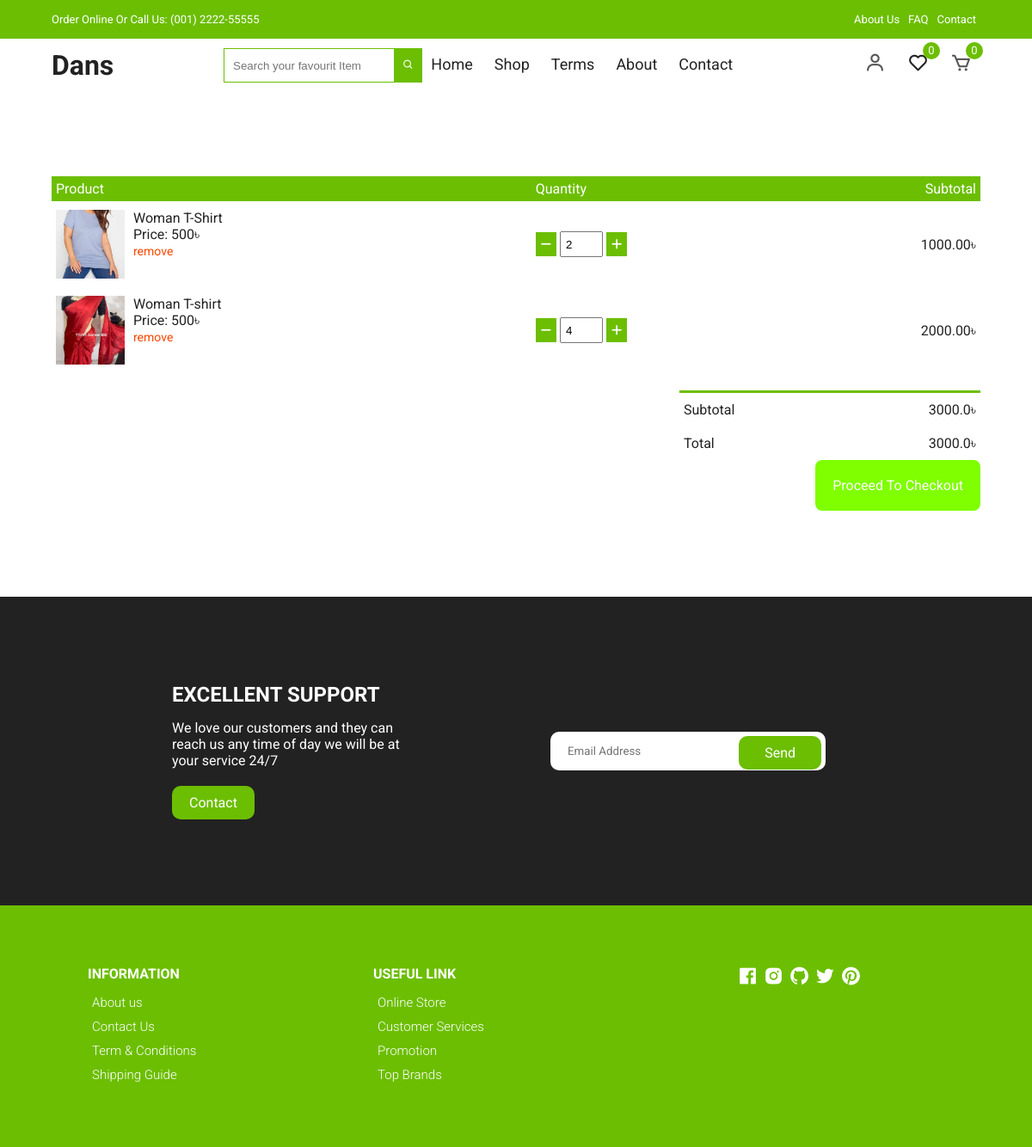
/product-cart-view/ (signed in), run on an earlier commit of the app's database.
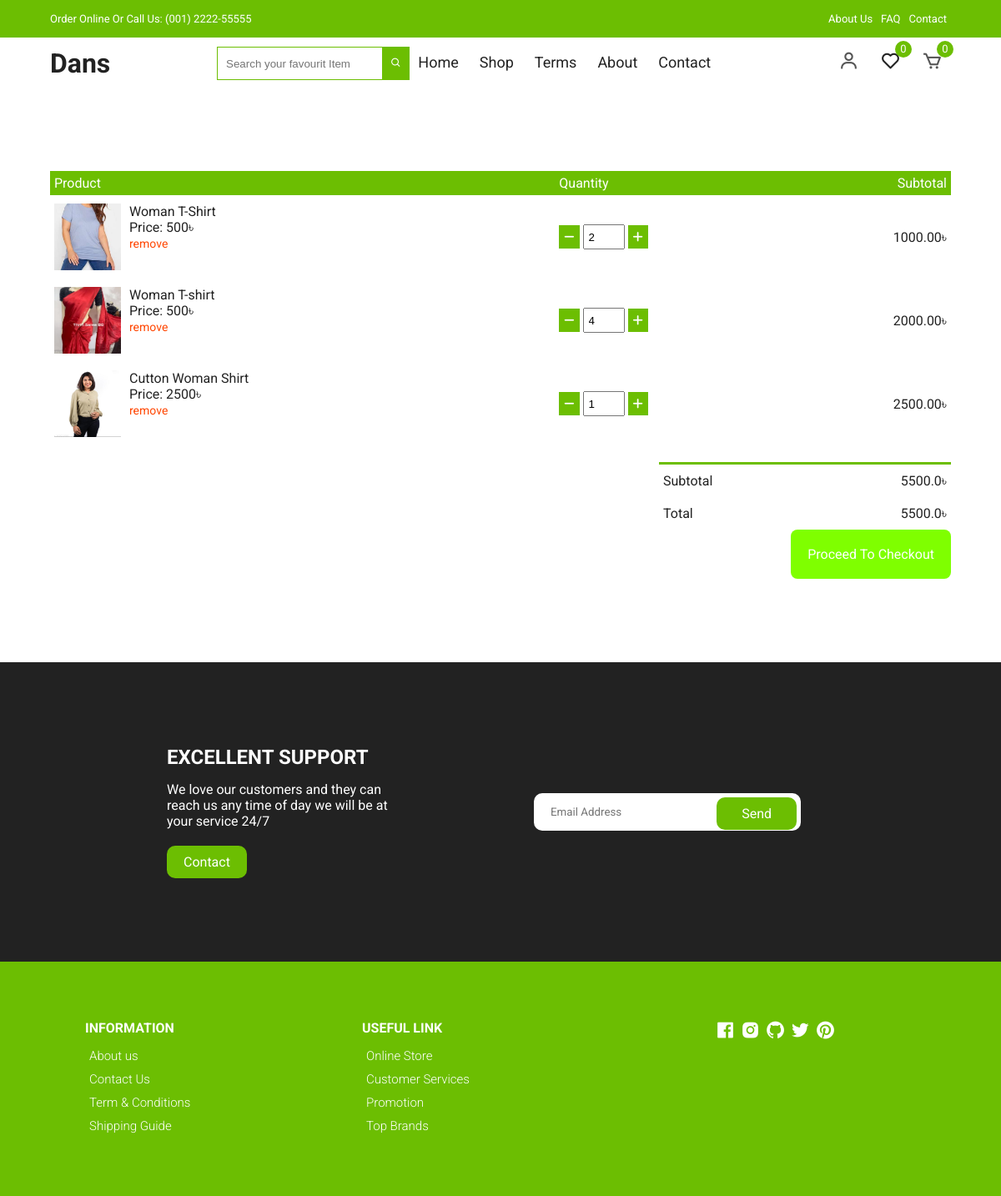
And on a later commit of the database.
### orderApp/models.py (models this page shows, shortened)
class Cart(models.Model):
    user = models.ForeignKey(User, on_delete=models.CASCADE, related_name='card')
    item = models.ForeignKey(Product, on_delete=models.CASCADE)
    quantity = models.IntegerField(default=1)
    color = models.CharField(max_length=50, default='no color selected')
    size = models.CharField(max_length=50, default='free size')
    purchase = models.BooleanField(default=False)
    createAt = models.DateTimeField(auto_now_add=True)
    updatedAt = models.DateTimeField(auto_now=True)
    def get_total(self):
        if self.item.dic_price == 0:
            total = self.item.main_price * self.quantity
        else:
            total = self.item.dic_price * self.quantity
        floatTotal = format(total, '0.2f')
        return floatTotal

class Order(models.Model):
    orderItem = models.ManyToManyField(Cart)
    user = models.ForeignKey(User, on_delete=models.CASCADE, related_name='order')
    ordered = models.BooleanField(default=False)
    createdAt = models.DateTimeField(auto_now_add=True)
    paymentId = models.CharField(max_length=264, blank=True, null=True)
    delivered_status = models.BooleanField(default=False)
    orderId = models.CharField(max_length=200, blank=True, null=True)
    def getTotals(self):
        total = 0
        for order_item in self.orderItem.all():
            total += float(order_item.get_total())
        return total

### shopApp/models.py (models this page shows, shortened)
class Product(models.Model):
    product_name         = models.CharField(max_length=260)
    product_code         = models.CharField(max_length=20)
    product_quintity     = models.IntegerField(default=0)
    product_category     = models.ForeignKey(Category, on_delete=models.CASCADE, related_name='category')
    roduct_title         = models.CharField(max_length=260)
    image                = models.ImageField(upload_to='products')
    product_color_image  = models.ManyToManyField(ColorImage, blank=True, null=True, related_name="colorImg")
    color_name           = models.CharField(max_length=160)
    availableSize        = models.CharField(max_length=60)
    slug                 = models.SlugField(unique=True, null=True, blank=True)
    details              = models.TextField()
    main_price           = models.IntegerField()
    is_newarival         = models.BooleanField(default=False)
    is_featured          = models.BooleanField(default=False)
    is_discount          = models.BooleanField(default=False)
    dic_price            = models.IntegerField(default=0, blank=True, null=True)
    cerated_at           = models.DateTimeField(auto_now_add=True)
    updated_at           = models.DateTimeField(auto_now=True)

### orderApp/views.py (the view)
# urls.py: path('product-cart-view/', views.cardView, name='card_view'),
@login_required
def cardView(request):
    carts = Cart.objects.filter(user=request.user, purchase=False)
    orders = Order.objects.filter(user=request.user, ordered=False)
    if carts.exists() and orders.exists():
        order = orders[0]
        context={
            "carts":carts,
            'order':order
        }
        return render(request, 'orderApp/cart.html', context)
    else:
        messages.success(request, 'You do not have any item in your cart!')
        return redirect('homeApp:home')

### template/orderApp/cart.html (shortened to what this page needs)
{% extends "base.html" %}
{% load static %}
{% block body %}
<div class="container cart">
    <table>
      <tr>
        <th>Product</th>
        <th>Quantity</th>
        <th>Subtotal</th>
      </tr>
      {% for i in carts %}
      <tr>
        <td>
          <div class="cart-info">
            <img src="/media/{{i.item.image}}" alt="" />
            <div>
              <p>{{i.item.product_name}}</p>
              {% if i.item.dic_price == 0 %}
                <span>Price: {{i.item.main_price}}&#2547;</span> <br />
              {% else %}
                <span>Price: {{i.item.dic_price}}&#2547;</span> <br />
              {% endif %}
              <a href="{% url 'orderApp:remove_card' slug=i.item.slug %}">remove</a>
            </div>
          </div>
        </td>
        <td>
            <span><a href="{% url 'orderApp:quantity_decrease' slug=i.item.slug %}" style="background-color: #6cbe02;padding:6px;font-size:25;color:white;margin-right:4px "><i class="fa-solid fa-minus"></i></a></span><input type="text" value="{{i.quantity}}" min="1" /><span><a href="{% url 'orderApp:quantity_increase' slug=i.item.slug %}" style="background-color: #6cbe02;color:white;padding:6px;margin-left:4px;"><i class="fa-solid fa-plus"></i></a></span>
        </td>
        <td>{{i.get_total}}&#2547;</td>
      </tr>
      {% endfor %}
    </table>
    <div class="total-price">
      <table>
        <tr>
          <td>Subtotal</td>
          <td>{{order.getTotals}}&#2547;</td>
        </tr>
        <tr>
          <td>Total</td>
          <td>{{order.getTotals}}&#2547;</td>
        </tr>
      </table>
      <a href="{% url 'paymentApp:checkout' %}" class="checkout btn" style="background-color: chartreuse;padding: 2rem;color: white;border-radius: 8px;">Proceed To Checkout</a>
    </div>
  </div>
{% endblock %}

### template/base.html (shortened to what this page needs)
<!DOCTYPE html>
{% load static %}
<html lang="en">
  <head>
    <link
      href="https://unpkg.com/boxicons@2.0.7/css/boxicons.min.css"
      rel="stylesheet" />
    <link rel="stylesheet"
      href="https://cdnjs.cloudflare.com/ajax/libs/Glide.js/3.4.1/css/glide.core.css">
    <link rel="stylesheet"
      href="https://cdnjs.cloudflare.com/ajax/libs/Glide.js/3.4.1/css/glide.theme.css">
    <link rel="stylesheet" href="{% static 'website_assets/css/styles.css' %}" />
  </head>
  <body>
    <header class="header" id="header">
      <div class="top-nav">
        <div class="container d-flex">
          <p>Order Online Or Call Us: (001) 2222-55555</p>
          <ul class="d-flex">
            <li><a href="{% url 'homeApp:about_us' %}">About Us</a></li>
            <li><a href="{% url 'homeApp:faq' %}">FAQ</a></li>
            <li><a href="{% url 'homeApp:contact_us' %}">Contact</a></li>
          </ul>
        </div>
      </div>
      <div class="navigation">
        <div class="nav-center container d-flex">
          <a href="/" class="logo text-6xl font-bold"><h1>Dans</h1></a>
          <ul class="nav-list d-flex">
            <li>
              <div class="hidden">
                <form action="{% url 'homeApp:home' %}" method="GET">
                  <input
                    style="height: 40px;padding:10px;border:1px solid #6cbe02; outline:none"
                    type="text" name="search"
                    placeholder="Search your favourit Item">
                  <button id="carsh-btn"
                    style="background-color: #6cbe02;height:40px;padding:0 10px;color:white;border:0;margin-left:-5px;"><i
                      class="bx bx-search"></i></button>
                </form>
              </div>
            </li>
            <li class="nav-item">
              <a href="/" class="nav-link">Home</a>
            </li>
            <li class="nav-item">
              <a href="{% url 'shopApp:products' %}" class="nav-link">Shop</a>
            </li>
            <li class="nav-item">
              <a href="{% url 'homeApp:tearm' %}" class="nav-link">Terms</a>
            </li>
            <li class="nav-item">
              <a href="{% url 'homeApp:about_us' %}" class="nav-link">About</a>
            </li>
            <li class="nav-item">
              <a href="{% url 'homeApp:contact_us' %}" class="nav-link">Contact</a>
            </li>
          </ul>
          <div class="icons d-flex">
            {% if user.is_authenticated %}
            <a href="{% url 'accounts:profile' %}" class="icon">
              <i class="bx bx-user"></i>
            </a>
            {% else %}
            <a href="{% url 'accounts:login_form' %}" class="icon">
              <i class="bx bx-user"></i>
            </a>
            {% endif %}
            <div class="icon">
              <a href="{% url 'shopApp:wishList' %}"><i class="bx bx-heart"></i></a>
              <span class="d-flex">0</span>
            </div>
            <a href="{% url 'orderApp:card_view' %}" class="icon">
              <i class="bx bx-cart"></i>
              <span class="d-flex">0</span>
            </a>
          </div>
        </div>
      </div>
    </header>
    {% block body %}
    {% endblock body %}
    {% include "includs/footer.html" %}
  </body>
</html>

### template/includs/footer.html
<section class="section contact">
    <div class="row">
      <div class="col">
        <h2>EXCELLENT SUPPORT</h2>
        <p>We love our customers and they can reach us any time
          of day we will be at your service 24/7</p>
        <a href class="btn btn-1">Contact</a>
      </div>
      <div class="col">
        <form action>
          <div>
            <input type="email" placeholder="Email Address">
            <a href>Send</a>
          </div>
        </form>
      </div>
    </div>
  </section>
  <footer class="footer">
    <div class="row">
      <div class="col d-flex">
        <h4>INFORMATION</h4>
        <a href>About us</a>
        <a href>Contact Us</a>
        <a href>Term & Conditions</a>
        <a href>Shipping Guide</a>
      </div>
      <div class="col d-flex">
        <h4>USEFUL LINK</h4>
        <a href>Online Store</a>
        <a href>Customer Services</a>
        <a href>Promotion</a>
        <a href>Top Brands</a>
      </div>
      <div class="col d-flex">
        <span><i class='bx bxl-facebook-square'></i></span>
        <span><i class='bx bxl-instagram-alt'></i></span>
        <span><i class='bx bxl-github'></i></span>
        <span><i class='bx bxl-twitter'></i></span>
        <span><i class='bx bxl-pinterest'></i></span>
      </div>
    </div>
  </footer>

### static/website_assets/css/styles.css (style rules this page uses)
:root { --white: #fff; --black: #222; --green: #6cbe02; --grey1: #f0f0f0; --grey2: #e9d7d3; }
*, *::before, *::after { margin: 0; padding: 0; box-sizing: inherit; }
html { box-sizing: border-box; font-size: 62.5%; }
body { font-family: 'Roboto', sans-serif; font-size: 1.6rem; background-color: var(--white); color: var(--black); font-weight: 400; font-style: normal; }
a { text-decoration: none; color: var(--black); }
li { list-style: none; }
.container { max-width: 114rem; margin: 0 auto; padding: 0 3rem; }
.d-flex { display: flex; align-items: center; }
.top-nav { background-color: var(--green); font-size: 1.3rem; color: var(--white); }
.top-nav div { justify-content: space-between; height: 4.5rem; }
.top-nav a { color: var(--white); padding: 0 0.5rem; }
.navigation { height: 6rem; line-height: 6rem; }
.nav-center { justify-content: space-between; }
.nav-center .nav-item:not(:last-child) { margin-right: 0.5rem; }
.nav-center .nav-link { font-size: 1.8rem; padding: 1rem; }
.icon { cursor: pointer; font-size: 2.5rem; padding: 0 1rem; color: #555; position: relative; }
.icon:not(:last-child) { margin-right: 0.5rem; }
.icon span { position: absolute; top: 3px; right: -3px; background-color: var(--green); color: var(--white); border-radius: 50%; font-size: 1.3rem; height: 2rem; width: 2rem; justify-content: center; }
.section { padding: 10rem 0 5rem 0; overflow: hidden; }
.contact { background-color: var(--black); color: var(--white); padding: 10rem 20rem; }
.contact .row { display: grid; grid-template-columns: 1fr 1fr; align-items: center; }
.contact .row .col h2 { margin-bottom: 1.5rem; }
.contact .row .col p { width: 70%; margin-bottom: 2rem; }
.btn-1 { background-color: var(--green); color: var(--white); display: inline-block; border-radius: 1rem; padding: 1rem 2rem; }
.contact form div { position: relative; width: 80%; margin: 0 auto; }
.contact form input { font-family: 'Roboto', sans-serif; text-indent: 2rem; width: 100%; border-radius: 1rem; padding: 1.5rem 0; outline: none; border: none; }
.contact form a { position: absolute; top: 0; right: 0; background-color: var(--green); color: white; margin: 0.5rem; padding: 1rem 3rem; border-radius: 1rem; }
.footer { padding: 7rem 1rem; background-color: var(--green); }
footer .row { display: grid; grid-template-columns: 1fr 1fr 1fr; max-width: 99.6rem; margin: 0 auto; }
.footer .col { flex-direction: column; color: var(--white); align-items: flex-start; }
.footer .col:last-child { flex-direction: row; justify-content: center; }
.footer .col:last-child span { font-size: 2.5rem; margin-right: 0.5rem; color: var(--white); }
.footer .col a { color: var(--white); font-size: 1.5rem; padding: 0.5rem; font-weight: 300; }
.footer .col h4 { margin-bottom: 1rem; }
form { position: relative; z-index: 1; }
.cart { margin: 10rem auto; }
table { width: 100%; border-collapse: collapse; }
.cart-info { display: flex; flex-wrap: wrap; }
th { text-align: left; padding: 0.5rem; color: #fff; background-color: var(--green); font-weight: normal; }
td { padding: 1rem 0.5rem; }
td input { width: 5rem; height: 3rem; padding: 0.5rem; }
td a { color: orangered; font-size: 1.4rem; }
td img { width: 8rem; height: 8rem; margin-right: 1rem; }
.total-price { display: flex; align-items: flex-end; flex-direction: column; margin-top: 2rem; }
.total-price table { border-top: 3px solid var(--green); width: 100%; max-width: 35rem; }
td:last-child { text-align: right; }
th:last-child { text-align: right; }

What changed in the data, as far as the page shows it:
added Cart: item.image (picture), item.product_name "Cutton Woman Shirt", item.dic_price "2500", quantity "1", get_total "2500.00"
computed for Order: getTotals "3000.0" → "5500.0"
